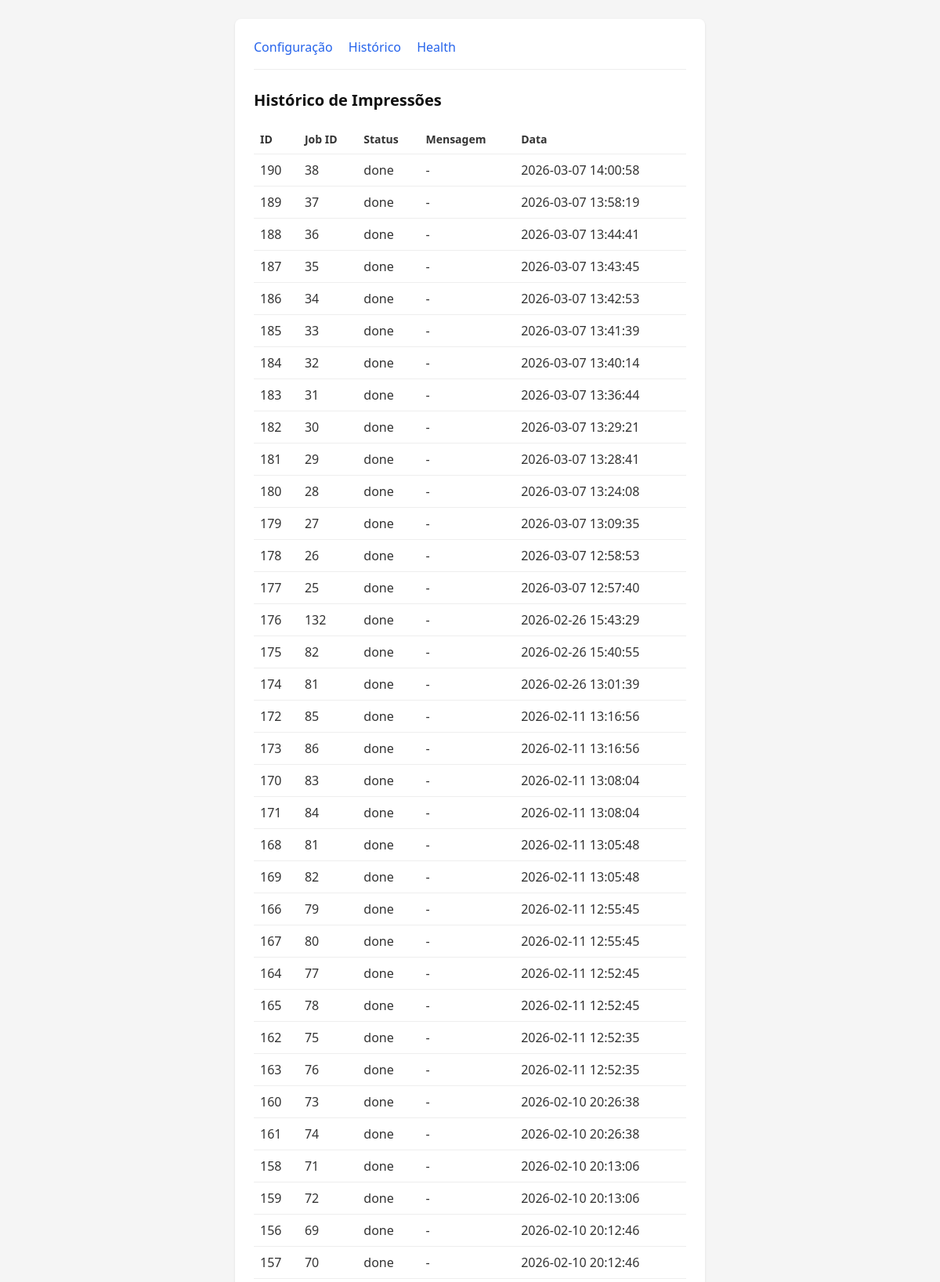
Page /logs (upper part) on the committed database.
### tables this page shows
CREATE TABLE print_logs (
                id INTEGER PRIMARY KEY AUTOINCREMENT,
                job_id INTEGER NOT NULL,
                status TEXT NOT NULL,
                message TEXT,
                created_at TIMESTAMP DEFAULT CURRENT_TIMESTAMP
            );

### app.py (the view)
@app.route("/logs")
def logs():
    logs_list = db.get_print_logs(limit=50)
    return render_template("logs.html", logs=logs_list)

### db.py (called while the page is built)
def _get_connection():
    if not DatabaseRecovery.validate_db_connection(DB_FILE):
        print(f"[WARN] Problema detectado no banco de dados. Tentando recuperar...")
        DatabaseRecovery.backup_db(DB_FILE)
    conn = sqlite3.connect(DB_FILE, timeout=10.0)  # Timeout aumentado
    conn.row_factory = sqlite3.Row
    conn.execute("PRAGMA journal_mode=WAL")
    return conn

def get_print_logs(limit: int = 50) -> list:
    conn = _get_connection()
    try:
        cursor = conn.execute(
            "SELECT id, job_id, status, message, created_at FROM print_logs "
            "ORDER BY created_at DESC LIMIT ?",
            (limit,),
        )
        return [
            {
                "id": row[0],
                "job_id": row[1],
                "status": row[2],
                "message": row[3] or "",
                "created_at": row[4],
            }
            for row in cursor.fetchall()
        ]
    finally:
        conn.close()

### error_recovery.py (called while the page is built)
    @staticmethod
    def validate_db_connection(db_file: str) -> bool:
        try:
            import sqlite3
            conn = sqlite3.connect(db_file, timeout=5.0)
            conn.execute("SELECT 1")
            conn.close()
            return True
        except Exception as e:
            logger.error(f"Erro ao validar banco de dados {db_file}: {e}")
            return False

### templates/logs.html (shortened to what this page needs)
{% extends "base.html" %}
{% block content %}
<h1>Histórico de Impressões</h1>
{% if logs %}
<table>
    <thead>
        <tr>
            <th>ID</th>
            <th>Job ID</th>
            <th>Status</th>
            <th>Mensagem</th>
            <th>Data</th>
        </tr>
    </thead>
    <tbody>
        {% for log in logs %}
        <tr>
            <td>{{ log.id }}</td>
            <td>{{ log.job_id }}</td>
            <td>{{ log.status }}</td>
            <td>{{ log.message or '-' }}</td>
            <td>{{ log.created_at }}</td>
        </tr>
        {% endfor %}
    </tbody>
</table>
{% else %}
<p>Nenhum registro de impressão ainda.</p>
{% endif %}
{% endblock %}

### templates/base.html (style rules this page uses)
* { box-sizing: border-box; margin: 0; padding: 0; }
body { font-family: system-ui, -apple-system, sans-serif; line-height: 1.5; color: #333; background: #f5f5f5; padding: 1.5rem; }
h1 { font-size: 1.25rem; margin-bottom: 1rem; color: #111; }
table { width: 100%; border-collapse: collapse; }
th, td { padding: 0.5rem; text-align: left; border-bottom: 1px solid #eee; }
th { font-weight: 600; font-size: 0.875rem; }

### rows in the picture
print_logs: id "190", job_id "38", status "done", message "-", created_at "2026-03-07 14:00:58"
print_logs: id "189", job_id "37", status "done", message "-", created_at "2026-03-07 13:58:19"
print_logs: id "188", job_id "36", status "done", message "-", created_at "2026-03-07 13:44:41"
print_logs: id "187", job_id "35", status "done", message "-", created_at "2026-03-07 13:43:45"
print_logs: id "186", job_id "34", status "done", message "-", created_at "2026-03-07 13:42:53"
print_logs: id "185", job_id "33", status "done", message "-", created_at "2026-03-07 13:41:39"
print_logs: id "184", job_id "32", status "done", message "-", created_at "2026-03-07 13:40:14"
print_logs: id "183", job_id "31", status "done", message "-", created_at "2026-03-07 13:36:44"
print_logs: id "182", job_id "30", status "done", message "-", created_at "2026-03-07 13:29:21"
print_logs: id "181", job_id "29", status "done", message "-", created_at "2026-03-07 13:28:41"
print_logs: id "180", job_id "28", status "done", message "-", created_at "2026-03-07 13:24:08"
print_logs: id "179", job_id "27", status "done", message "-", created_at "2026-03-07 13:09:35"
print_logs: id "178", job_id "26", status "done", message "-", created_at "2026-03-07 12:58:53"
print_logs: id "177", job_id "25", status "done", message "-", created_at "2026-03-07 12:57:40"
print_logs: id "176", job_id "132", status "done", message "-", created_at "2026-02-26 15:43:29"
print_logs: id "175", job_id "82", status "done", message "-", created_at "2026-02-26 15:40:55"
print_logs: id "174", job_id "81", status "done", message "-", created_at "2026-02-26 13:01:39"
print_logs: id "172", job_id "85", status "done", message "-", created_at "2026-02-11 13:16:56"
print_logs: id "173", job_id "86", status "done", message "-", created_at "2026-02-11 13:16:56"
print_logs: id "170", job_id "83", status "done", message "-", created_at "2026-02-11 13:08:04"
print_logs: id "171", job_id "84", status "done", message "-", created_at "2026-02-11 13:08:04"
print_logs: id "168", job_id "81", status "done", message "-", created_at "2026-02-11 13:05:48"
print_logs: id "169", job_id "82", status "done", message "-", created_at "2026-02-11 13:05:48"
print_logs: id "166", job_id "79", status "done", message "-", created_at "2026-02-11 12:55:45"
print_logs: id "167", job_id "80", status "done", message "-", created_at "2026-02-11 12:55:45"
print_logs: id "164", job_id "77", status "done", message "-", created_at "2026-02-11 12:52:45"
print_logs: id "165", job_id "78", status "done", message "-", created_at "2026-02-11 12:52:45"
print_logs: id "162", job_id "75", status "done", message "-", created_at "2026-02-11 12:52:35"
print_logs: id "163", job_id "76", status "done", message "-", created_at "2026-02-11 12:52:35"
print_logs: id "160", job_id "73", status "done", message "-", created_at "2026-02-10 20:26:38"
print_logs: id "161", job_id "74", status "done", message "-", created_at "2026-02-10 20:26:38"
print_logs: id "158", job_id "71", status "done", message "-", created_at "2026-02-10 20:13:06"
print_logs: id "159", job_id "72", status "done", message "-", created_at "2026-02-10 20:13:06"
print_logs: id "156", job_id "69", status "done", message "-", created_at "2026-02-10 20:12:46"
print_logs: id "157", job_id "70", status "done", message "-", created_at "2026-02-10 20:12:46"
